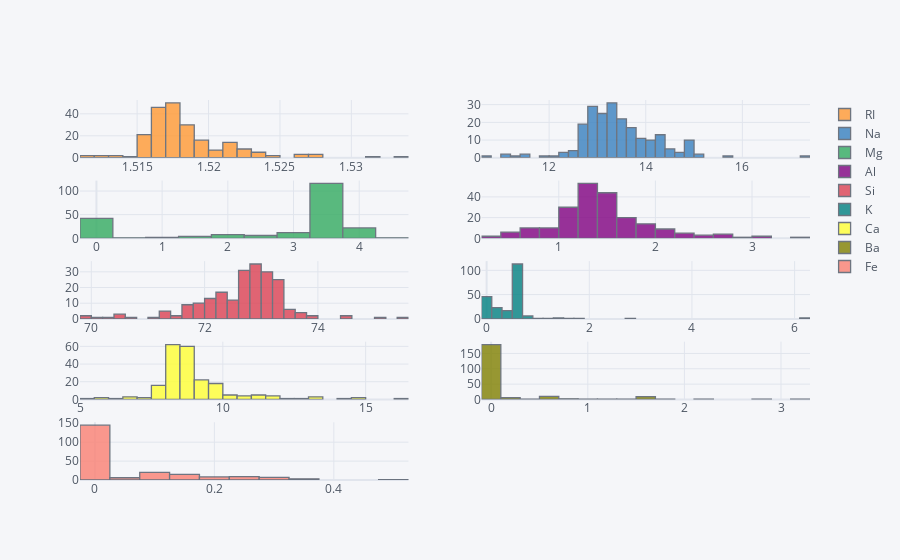

Write notebook code for a chart like this one.
### Code cell
df2_r.iplot(kind='hist', subplots=True)

### Figure 1 — Plotly figure (JSON) as saved in the notebook; plotly's stock layout.template omitted (floating-point values rounded to 4 significant figures; data arrays with more than 128 entries replaced by an {"elided": "..."} marker saying what was removed)
{"data": [{"histfunc": "count", "histnorm": "", "marker": {"color": "rgba(255, 153, 51, 1.0)", "line": {"color": "#4D5663", "width": 1.3}}, "name": "RI", "opacity": 0.8, "orientation": "v", "type": "histogram", "x": {"elided": "214 float values"}, "xaxis": "x", "yaxis": "y"}, {"histfunc": "count", "histnorm": "", "marker": {"color": "rgba(55, 128, 191, 1.0)", "line": {"color": "#4D5663", "width": 1.3}}, "name": "Na", "opacity": 0.8, "orientation": "v", "type": "histogram", "x": {"elided": "214 float values"}, "xaxis": "x2", "yaxis": "y2"}, {"histfunc": "count", "histnorm": "", "marker": {"color": "rgba(50, 171, 96, 1.0)", "line": {"color": "#4D5663", "width": 1.3}}, "name": "Mg", "opacity": 0.8, "orientation": "v", "type": "histogram", "x": {"elided": "214 float values"}, "xaxis": "x3", "yaxis": "y3"}, {"histfunc": "count", "histnorm": "", "marker": {"color": "rgba(128, 0, 128, 1.0)", "line": {"color": "#4D5663", "width": 1.3}}, "name": "Al", "opacity": 0.8, "orientation": "v", "type": "histogram", "x": {"elided": "214 float values"}, "xaxis": "x4", "yaxis": "y4"}, {"histfunc": "count", "histnorm": "", "marker": {"color": "rgba(219, 64, 82, 1.0)", "line": {"color": "#4D5663", "width": 1.3}}, "name": "Si", "opacity": 0.8, "orientation": "v", "type": "histogram", "x": {"elided": "214 float values"}, "xaxis": "x5", "yaxis": "y5"}, {"histfunc": "count", "histnorm": "", "marker": {"color": "rgba(0, 128, 128, 1.0)", "line": {"color": "#4D5663", "width": 1.3}}, "name": "K", "opacity": 0.8, "orientation": "v", "type": "histogram", "x": {"elided": "214 float values"}, "xaxis": "x6", "yaxis": "y6"}, {"histfunc": "count", "histnorm": "", "marker": {"color": "rgba(255, 255, 51, 1.0)", "line": {"color": "#4D5663", "width": 1.3}}, "name": "Ca", "opacity": 0.8, "orientation": "v", "type": "histogram", "x": {"elided": "214 float values"}, "xaxis": "x7", "yaxis": "y7"}, {"histfunc": "count", "histnorm": "", "marker": {"color": "rgba(128, 128, 0, 1.0)", "line": {"color": "#4D5663", "width": 1.3}}, "name": "Ba", "opacity": 0.8, "orientation": "v", "type": "histogram", "x": {"elided": "214 float values"}, "xaxis": "x8", "yaxis": "y8"}, {"histfunc": "count", "histnorm": "", "marker": {"color": "rgba(251, 128, 114, 1.0)", "line": {"color": "#4D5663", "width": 1.3}}, "name": "Fe", "opacity": 0.8, "orientation": "v", "type": "histogram", "x": {"elided": "214 float values"}, "xaxis": "x9", "yaxis": "y9"}], "layout": {"barmode": "overlay", "legend": {"bgcolor": "#F5F6F9", "font": {"color": "#4D5663"}}, "paper_bgcolor": "#F5F6F9", "plot_bgcolor": "#F5F6F9", "title": {"font": {"color": "#4D5663"}}, "xaxis": {"anchor": "y", "domain": [0, 0.45], "gridcolor": "#E1E5ED", "showgrid": true, "tickfont": {"color": "#4D5663"}, "title": {"font": {"color": "#4D5663"}, "text": ""}, "zerolinecolor": "#E1E5ED"}, "xaxis10": {"anchor": "y10", "domain": [0.55, 1], "gridcolor": "#E1E5ED", "showgrid": true, "tickfont": {"color": "#4D5663"}, "title": {"font": {"color": "#4D5663"}, "text": ""}, "zerolinecolor": "#E1E5ED"}, "xaxis2": {"anchor": "y2", "domain": [0.55, 1], "gridcolor": "#E1E5ED", "showgrid": true, "tickfont": {"color": "#4D5663"}, "title": {"font": {"color": "#4D5663"}, "text": ""}, "zerolinecolor": "#E1E5ED"}, "xaxis3": {"anchor": "y3", "domain": [0, 0.45], "gridcolor": "#E1E5ED", "showgrid": true, "tickfont": {"color": "#4D5663"}, "title": {"font": {"color": "#4D5663"}, "text": ""}, "zerolinecolor": "#E1E5ED"}, "xaxis4": {"anchor": "y4", "domain": [0.55, 1], "gridcolor": "#E1E5ED", "showgrid": true, "tickfont": {"color": "#4D5663"}, "title": {"font": {"color": "#4D5663"}, "text": ""}, "zerolinecolor": "#E1E5ED"}, "xaxis5": {"anchor": "y5", "domain": [0, 0.45], "gridcolor": "#E1E5ED", "showgrid": true, "tickfont": {"color": "#4D5663"}, "title": {"font": {"color": "#4D5663"}, "text": ""}, "zerolinecolor": "#E1E5ED"}, "xaxis6": {"anchor": "y6", "domain": [0.55, 1], "gridcolor": "#E1E5ED", "showgrid": true, "tickfont": {"color": "#4D5663"}, "title": {"font": {"color": "#4D5663"}, "text": ""}, "zerolinecolor": "#E1E5ED"}, "xaxis7": {"anchor": "y7", "domain": [0, 0.45], "gridcolor": "#E1E5ED", "showgrid": true, "tickfont": {"color": "#4D5663"}, "title": {"font": {"color": "#4D5663"}, "text": ""}, "zerolinecolor": "#E1E5ED"}, "xaxis8": {"anchor": "y8", "domain": [0.55, 1], "gridcolor": "#E1E5ED", "showgrid": true, "tickfont": {"color": "#4D5663"}, "title": {"font": {"color": "#4D5663"}, "text": ""}, "zerolinecolor": "#E1E5ED"}, "xaxis9": {"anchor": "y9", "domain": [0, 0.45], "gridcolor": "#E1E5ED", "showgrid": true, "tickfont": {"color": "#4D5663"}, "title": {"font": {"color": "#4D5663"}, "text": ""}, "zerolinecolor": "#E1E5ED"}, "yaxis": {"anchor": "x", "domain": [0.848, 1], "gridcolor": "#E1E5ED", "showgrid": true, "tickfont": {"color": "#4D5663"}, "title": {"font": {"color": "#4D5663"}, "text": ""}, "zerolinecolor": "#E1E5ED"}, "yaxis10": {"anchor": "x10", "domain": [0, 0.152], "gridcolor": "#E1E5ED", "showgrid": true, "tickfont": {"color": "#4D5663"}, "title": {"font": {"color": "#4D5663"}, "text": ""}, "zerolinecolor": "#E1E5ED"}, "yaxis2": {"anchor": "x2", "domain": [0.848, 1], "gridcolor": "#E1E5ED", "showgrid": true, "tickfont": {"color": "#4D5663"}, "title": {"font": {"color": "#4D5663"}, "text": ""}, "zerolinecolor": "#E1E5ED"}, "yaxis3": {"anchor": "x3", "domain": [0.636, 0.788], "gridcolor": "#E1E5ED", "showgrid": true, "tickfont": {"color": "#4D5663"}, "title": {"font": {"color": "#4D5663"}, "text": ""}, "zerolinecolor": "#E1E5ED"}, "yaxis4": {"anchor": "x4", "domain": [0.636, 0.788], "gridcolor": "#E1E5ED", "showgrid": true, "tickfont": {"color": "#4D5663"}, "title": {"font": {"color": "#4D5663"}, "text": ""}, "zerolinecolor": "#E1E5ED"}, "yaxis5": {"anchor": "x5", "domain": [0.424, 0.576], "gridcolor": "#E1E5ED", "showgrid": true, "tickfont": {"color": "#4D5663"}, "title": {"font": {"color": "#4D5663"}, "text": ""}, "zerolinecolor": "#E1E5ED"}, "yaxis6": {"anchor": "x6", "domain": [0.424, 0.576], "gridcolor": "#E1E5ED", "showgrid": true, "tickfont": {"color": "#4D5663"}, "title": {"font": {"color": "#4D5663"}, "text": ""}, "zerolinecolor": "#E1E5ED"}, "yaxis7": {"anchor": "x7", "domain": [0.212, 0.364], "gridcolor": "#E1E5ED", "showgrid": true, "tickfont": {"color": "#4D5663"}, "title": {"font": {"color": "#4D5663"}, "text": ""}, "zerolinecolor": "#E1E5ED"}, "yaxis8": {"anchor": "x8", "domain": [0.212, 0.364], "gridcolor": "#E1E5ED", "showgrid": true, "tickfont": {"color": "#4D5663"}, "title": {"font": {"color": "#4D5663"}, "text": ""}, "zerolinecolor": "#E1E5ED"}, "yaxis9": {"anchor": "x9", "domain": [0, 0.152], "gridcolor": "#E1E5ED", "showgrid": true, "tickfont": {"color": "#4D5663"}, "title": {"font": {"color": "#4D5663"}, "text": ""}, "zerolinecolor": "#E1E5ED"}}}
